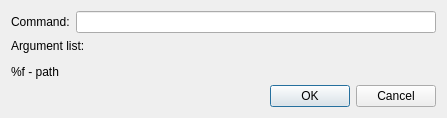
<?xml version="1.0" encoding="UTF-8"?>
<ui version="4.0">
 <class>AddToolDialog</class>
 <widget class="QDialog" name="AddToolDialog">
  <property name="geometry">
   <rect>
    <x>0</x>
    <y>0</y>
    <width>447</width>
    <height>118</height>
   </rect>
  </property>
  <property name="windowTitle">
   <string>tool</string>
  </property>
  <property name="modal">
   <bool>true</bool>
  </property>
  <layout class="QVBoxLayout" name="verticalLayout_2">
   <item>
    <layout class="QVBoxLayout" name="verticalLayout">
     <item>
      <layout class="QHBoxLayout" name="horizontalLayout">
       <item>
        <widget class="QLabel" name="commandLabel">
         <property name="text">
          <string>&lt;html&gt;&lt;head/&gt;&lt;body&gt;&lt;p&gt;&lt;span style=&quot; font-size:9pt;&quot;&gt;Command:&lt;/span&gt;&lt;/p&gt;&lt;/body&gt;&lt;/html&gt;</string>
         </property>
        </widget>
       </item>
       <item>
        <widget class="QLineEdit" name="commandEdit"/>
       </item>
      </layout>
     </item>
     <item>
      <widget class="QLabel" name="label">
       <property name="text">
        <string>&lt;html&gt;&lt;head/&gt;&lt;body&gt;&lt;p&gt;&lt;span style=&quot; font-size:9pt;&quot;&gt;Argument list:&lt;/span&gt;&lt;/p&gt;&lt;p&gt;&lt;span style=&quot; font-size:9pt;&quot;&gt;%f - path&lt;/span&gt;&lt;/p&gt;&lt;/body&gt;&lt;/html&gt;</string>
       </property>
      </widget>
     </item>
    </layout>
   </item>
   <item>
    <widget class="QDialogButtonBox" name="buttonBox">
     <property name="orientation">
      <enum>Qt::Horizontal</enum>
     </property>
     <property name="standardButtons">
      <set>QDialogButtonBox::Cancel|QDialogButtonBox::Ok</set>
     </property>
     <property name="centerButtons">
      <bool>false</bool>
     </property>
    </widget>
   </item>
  </layout>
 </widget>
 <resources/>
 <connections>
  <connection>
   <sender>buttonBox</sender>
   <signal>accepted()</signal>
   <receiver>AddToolDialog</receiver>
   <slot>accept()</slot>
   <hints>
    <hint type="sourcelabel">
     <x>248</x>
     <y>254</y>
    </hint>
    <hint type="destinationlabel">
     <x>157</x>
     <y>274</y>
    </hint>
   </hints>
  </connection>
  <connection>
   <sender>buttonBox</sender>
   <signal>rejected()</signal>
   <receiver>AddToolDialog</receiver>
   <slot>reject()</slot>
   <hints>
    <hint type="sourcelabel">
     <x>316</x>
     <y>260</y>
    </hint>
    <hint type="destinationlabel">
     <x>286</x>
     <y>274</y>
    </hint>
   </hints>
  </connection>
 </connections>
</ui>
